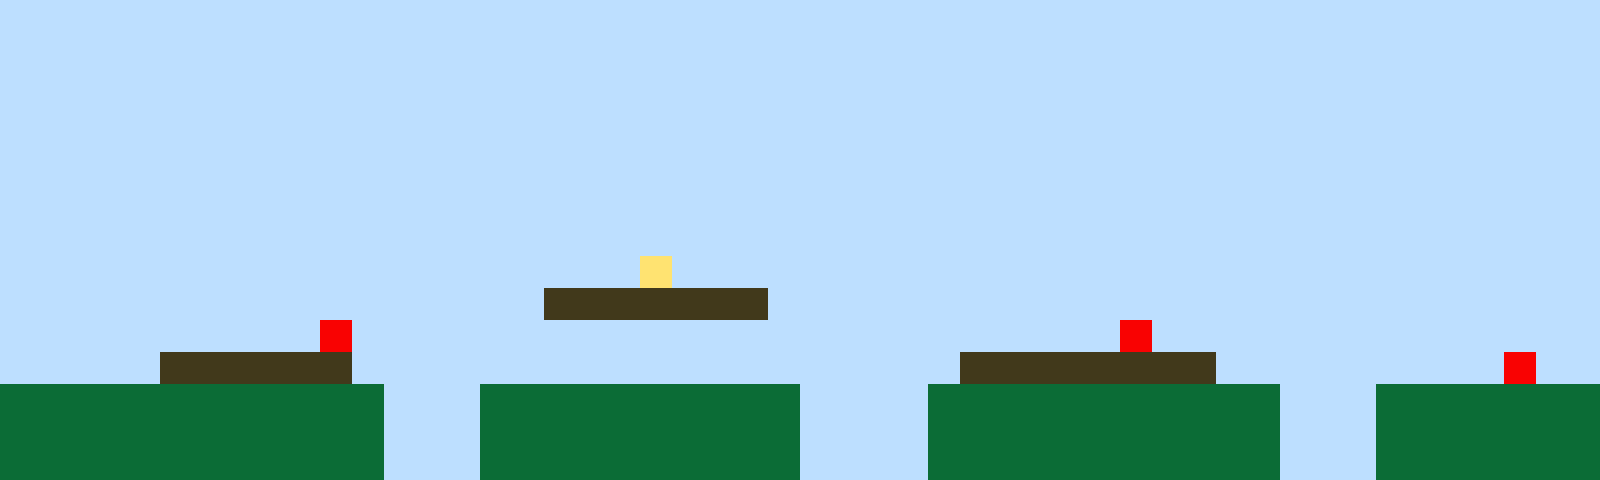

Below is a game level as drawn by its tile map, then a one-line description and the .tmx file that defines it, in full:
An orthogonal 50x15 tile map with 32x32 px tiles, 1 tile layer (Tile Layer 1).

<map version="1.10" tiledversion="1.11.2" orientation="orthogonal" renderorder="right-up" width="50" height="15" tilewidth="32" tileheight="32" infinite="0" nextlayerid="2" nextobjectid="1"><editorsettings><export target="map1.csv" format="csv" /></editorsettings><tileset firstgid="1" name="sprites" tilewidth="32" tileheight="32" tilecount="6" columns="3"><image source="sprites.png" width="96" height="64" /></tileset><layer id="1" name="Tile Layer 1" width="50" height="15"><data encoding="csv">1,1,1,1,1,1,1,1,1,1,1,1,1,1,1,1,1,1,1,1,1,1,1,1,1,1,1,1,1,1,1,1,1,1,1,1,1,1,1,1,1,1,1,1,1,1,1,1,1,1,1,1,1,1,1,1,1,1,1,1,1,1,1,1,1,1,1,1,1,1,1,1,1,1,1,1,1,1,1,1,1,1,1,1,1,1,1,1,1,1,1,1,1,1,1,1,1,1,1,1,1,1,1,1,1,1,1,1,1,1,1,1,1,1,1,1,1,1,1,1,1,1,1,1,1,1,1,1,1,1,1,1,1,1,1,1,1,1,1,1,1,1,1,1,1,1,1,1,1,1,1,1,1,1,1,1,1,1,1,1,1,1,1,1,1,1,1,1,1,1,1,1,1,1,1,1,1,1,1,1,1,1,1,1,1,1,1,1,1,1,1,1,1,1,1,1,1,1,1,1,1,1,1,1,1,1,1,1,1,1,1,1,1,1,1,1,1,1,1,1,1,1,1,1,1,1,1,1,1,1,1,1,1,1,1,1,1,1,1,1,1,1,1,1,1,1,1,1,1,1,1,1,1,1,1,1,1,1,1,1,1,1,1,1,1,1,1,1,1,1,1,1,1,1,1,1,1,1,1,1,1,1,1,1,1,1,1,1,1,1,1,1,1,1,1,1,1,1,1,1,1,1,1,1,1,1,1,1,1,1,1,1,1,1,1,1,1,1,1,1,1,1,1,1,1,1,1,1,1,1,1,1,1,1,1,1,1,1,1,1,1,1,1,1,1,1,1,1,1,1,1,1,1,1,1,1,1,1,1,1,1,1,1,1,1,1,1,1,1,1,1,1,1,1,1,1,1,1,1,1,1,1,1,1,1,1,1,1,1,1,1,1,1,1,1,1,1,1,1,1,1,1,1,1,1,1,1,1,1,1,1,1,1,1,1,1,1,1,1,1,4,1,1,1,1,1,1,1,1,1,1,1,1,1,1,1,1,1,1,1,1,1,1,1,1,1,1,1,1,1,1,1,1,1,1,1,1,1,1,1,1,1,1,1,1,1,1,3,3,3,3,3,3,3,1,1,1,1,1,1,1,1,1,1,1,1,1,1,1,1,1,1,1,1,1,1,1,1,1,1,1,1,1,1,1,1,1,1,1,1,5,1,1,1,1,1,1,1,1,1,1,1,1,1,1,1,1,1,1,1,1,1,1,1,1,5,1,1,1,1,1,1,1,1,1,1,1,1,1,1,1,1,1,1,1,3,3,3,3,3,3,1,1,1,1,1,1,1,1,1,1,1,1,1,1,1,1,1,1,1,3,3,3,3,3,3,3,3,1,1,1,1,1,1,1,1,1,5,1,1,2,2,2,2,2,2,2,2,2,2,2,2,1,1,1,2,2,2,2,2,2,2,2,2,2,1,1,1,1,2,2,2,2,2,2,2,2,2,2,2,1,1,1,2,2,2,2,2,2,2,2,2,2,2,2,2,2,2,2,2,2,2,1,1,1,2,2,2,2,2,2,2,2,2,2,1,1,1,1,2,2,2,2,2,2,2,2,2,2,2,1,1,1,2,2,2,2,2,2,2,2,2,2,2,2,2,2,2,2,2,2,2,1,1,1,2,2,2,2,2,2,2,2,2,2,1,1,1,1,2,2,2,2,2,2,2,2,2,2,2,1,1,1,2,2,2,2,2,2,2</data></layer></map>
